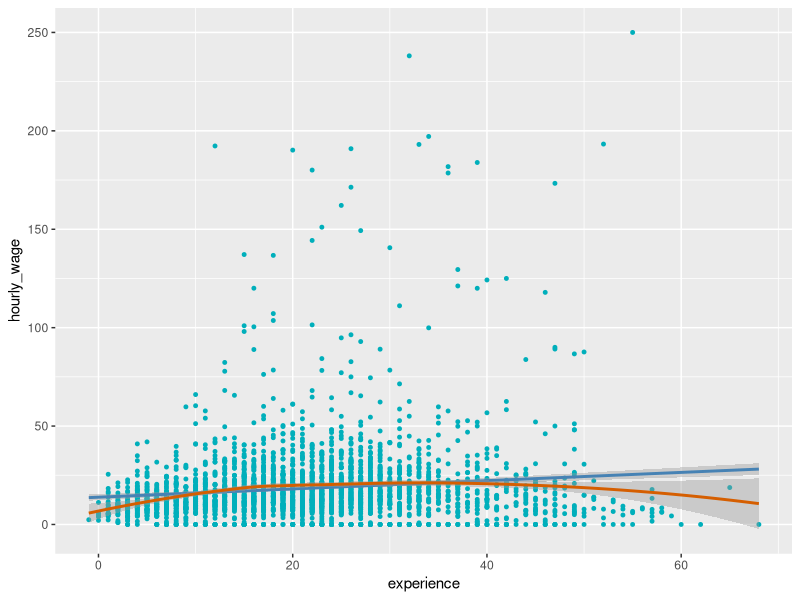

Source code (R):
## ---- chunk 1
knitr::opts_chunk$set(echo = TRUE)
## ---- chunk 2
# Loading the dataset
library(haven)  # Package for reading the Stata file
data <- read_dta('psid97.dta') # Read into the dataset

summary(data) # General info of the dataset
## ---- chunk 3
# Create the new column named "hourly_wage"
data$hourly_wage <- data$earnings / data$hours

# Check it out
summary(data$hourly_wage)

## ---- chunk 4
library(tidyverse) # Load tidyverse

# Create the new column "working" conditional on column "hours"
data <- data %>% 
  mutate(working = case_when(hours > 0 ~ 1,
                             hours == 0 ~ 0
  ))

# Check it out 
summary(data$working)
## ---- chunk 5
# Create a new column called "experience"
data$experience <- data$age - data$educ - 6

# Check it out
summary(data$experience)
## ---- chunk 6

ggplot(subset(data, working == 1), aes(experience, hourly_wage)) + # Subset
  geom_point(color = '#00AFBB', size = 1) + # Scatter plot 
  geom_smooth(color = "steelblue", method = 'lm') +# Add the linear Smooth Line
  geom_smooth(color = '#D55E00', method = 'loess') + # add the loess smooth line
  scale_y_continuous(labels = scales::comma) 

## ---- chunk 7
# Load the relevant package
subset(data, working == 1) %>%
  select(experience, hourly_wage) %>% 
  cor(.)
## ---- chunk 8
wage_exp_lm <- subset(data, working == 1) %>%
  select(experience, hourly_wage) %>%
  lm(hourly_wage ~ experience, data=.)

summary(wage_exp_lm)
## ---- chunk 9
qf(.05, 1, 2880, lower.tail = FALSE)
## ---- chunk 10
summary(wage_exp_lm)$fstatistic[1] # Extract f statistics 
coef(summary(wage_exp_lm))[, "t value"][2]^2 # Extract t statistics and square
## ---- chunk 11
subset(data, working == 1) %>%
  select(experience, hourly_wage, educ) %>% 
  cor(.)
## ---- chunk 12
w_e_edu_lm <- subset(data, working == 1) %>%
  select(experience, hourly_wage, educ) %>%
  lm(hourly_wage ~ experience + educ, data=.)

summary(w_e_edu_lm)

## ---- chunk 13
qt(.05, 2879, lower.tail=FALSE)
## ---- chunk 14
sum(resid(wage_exp_lm)^2)
## ---- chunk 15
sum(resid(w_e_edu_lm)^2)
## ---- chunk 16
nrow(subset(data, working == 1))
## ---- chunk 17
anova(wage_exp_lm, w_e_edu_lm)
## ---- chunk 18
summary(w_e_edu_lm)
## ---- chunk 19
# Confidence interval for beta1 + beta2 Lower bound 
confint(w_e_edu_lm)[2,1] + confint(w_e_edu_lm)[3,1]
# Confidence interval for beta1 + beta2 Upper bound 
confint(w_e_edu_lm)[2,2] + confint(w_e_edu_lm)[3,2]
